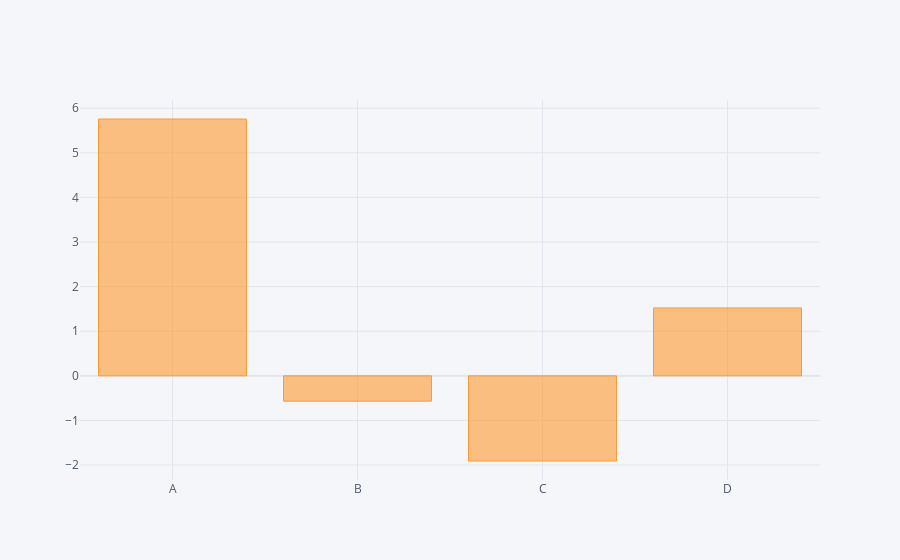

This figure's notebook cell:
### Code cell
df.sum().iplot(kind='bar')

### Figure 1 — Plotly figure (JSON) as saved in the notebook; plotly's stock layout.template omitted (floating-point values rounded to 4 significant figures)
{"data": [{"marker": {"color": "rgba(255, 153, 51, 0.6)", "line": {"color": "rgba(255, 153, 51, 1.0)", "width": 1}}, "name": "None", "orientation": "v", "text": "", "type": "bar", "x": ["A", "B", "C", "D"], "y": [5.759, -0.5678, -1.91, 1.523]}], "layout": {"autosize": true, "legend": {"bgcolor": "#F5F6F9", "font": {"color": "#4D5663"}}, "paper_bgcolor": "#F5F6F9", "plot_bgcolor": "#F5F6F9", "title": {"font": {"color": "#4D5663"}}, "xaxis": {"autorange": true, "gridcolor": "#E1E5ED", "range": [-0.5, 3.5], "showgrid": true, "tickfont": {"color": "#4D5663"}, "title": {"font": {"color": "#4D5663"}, "text": ""}, "type": "category", "zerolinecolor": "#E1E5ED"}, "yaxis": {"autorange": true, "gridcolor": "#E1E5ED", "range": [-2.336, 6.185], "showgrid": true, "tickfont": {"color": "#4D5663"}, "title": {"font": {"color": "#4D5663"}, "text": ""}, "type": "linear", "zerolinecolor": "#E1E5ED"}}}
